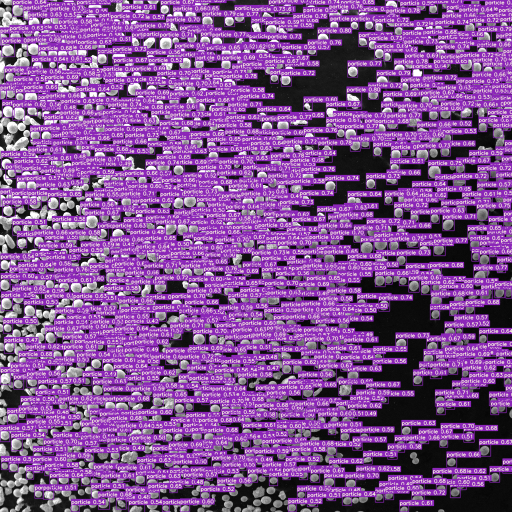
#> input picture runs/detect/exp/image_9.png, 1024 x 1024 px, found by its file name (shown at 1/2 size)
$ python detect_particles.py
#> lines starting #> are read from the running program, lines starting #| are printed output that depends on the picture
import os
import sys
import numpy as np
# import matplotlib.pyplot as plt
import cv2 as cv
# import pylab
from parse_scale import parser
from kmeans import kmeans
from common import detector
from util import *


# Пока что работает складно, если только грузить изображение в папку с проектом!
# Изображения, сгенерированные YOLO, можно посмотреть по адресу runs/detect/*
# Использование - имя файла и номер модели (см ниже)
# C помощью YOLO возможно расчитывать размеры по Х и У одновременно
# Пример использования:
# python detect_particles.py 1.png 0

def yolo_detect(image_path, size):
    os.system("python yolov7/detect.py --weights yolov7/runs/train/yolov7-tiny_custom_5/weights/best.pt --save-txt --no-trace --img-size " + str(size) + " --source " + image_path)
    # os.system("python yolov7/detect.py --weights yolov7/runs/train/yolov7-custom101t/weights/best.pt --save-txt --no-trace --img-size " + str(size) + " --source " + image_path)
    filename = "runs/detect/exp/labels/" + image_path[-11:-3] + 'txt'

    size_x = []
    size_y = []
    sizes = []
    coordinates = []

    with open(filename) as labels:
        for line in labels:
            lst = line.split()
            lst = [float(x) for x in lst]
            coordinates.append((round(lst[1]*size), round(lst[2]*size)))
            size_x.append(round(lst[3]*size))
            size_y.append(round(lst[4]*size))
            sizes.append((round(lst[3]*size) + round(lst[4]*size)) // 2)

    return (coordinates, sizes)


def main() -> int:
    # load image path
    # image_path = sys.argv[1]
    image_path = os.path.join('data_resized',"image_9.png")
    print(image_path)
    # choose type of detection
    # 0 - YOLO
    # 1 - kmeans
    # 2 - common CV
    # if len(sys.argv) > 2:
    #     detector_type = int(sys.argv[2])
    # else:
    #     # default - YOLO
    #     detector_type = 0

    detector_type = 0
    # load image
    image = cv2.imread(image_path)
#> image is the input picture: shape (1024, 1024, 3); mean B, G, R 148.4, 80.4, 129.9
    copy_image = image.copy()
    # get it in gray shades
    image = cv2.cvtColor(image, cv2.COLOR_BGR2GRAY)
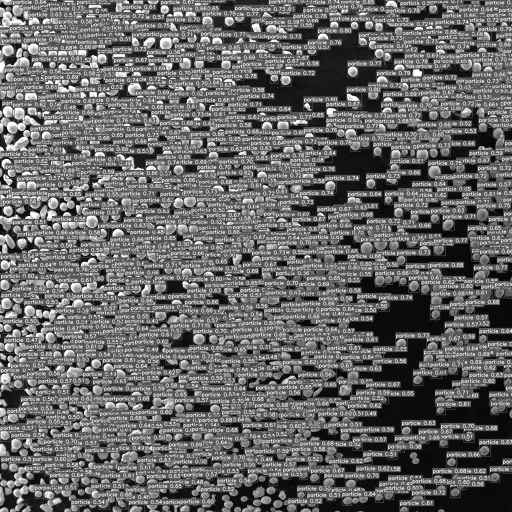
#> image: shape (1024, 1024) (shown at 1/2 size); min 2, max 255, mean 103
    image = cv2.resize(image, (640,640), interpolation = cv2.INTER_AREA)
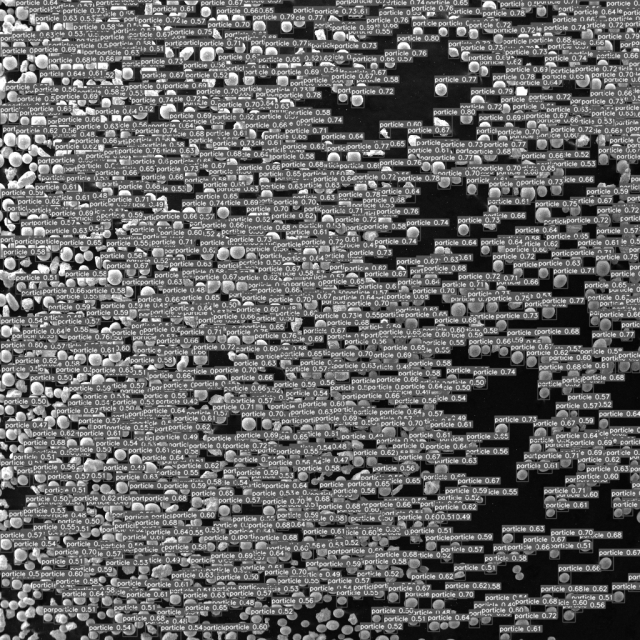
#> image: shape (640, 640); min 3, max 255, mean 103

    height, width = image.shape
#> height = 640; width = 640
    # divide picture in 2 parts (photo and info)
    # info = image[width:height, 0:width]
    # image = image[0:width, 0:width]


    #run YOLO
    coordinates, sizes = yolo_detect(image_path, width)
    # [28 lines of commented-out code are left out]
    np.savetxt(image_path[:-4] + '_sizes.csv', sizes, delimiter=',')
    np.savetxt(image_path[:-4] + '_coordinates.csv', coordinates, delimiter=',')

    return 0


def test():
    import shutil
    labels = os.listdir('labels/')
    # [4 lines of commented-out code are left out]
    for i in labels:
        src = f'D:/task/task/data_resized/{i[:-3]}png'
        dest = 'D:/task/task/data/train'
        shutil.copy(src, dest)


    return 0

# image path as one argument
if __name__ == '__main__':
    #Rename(os.path.join(os.getcwd(), "images"))
#> (the run stopped early here; a loop or call above may not have finished)
